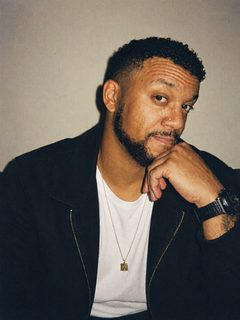
#> input picture app/renderer/assets/presets/tf_90s_film.jpg, 240 x 320 px
$ python -i fx.py   (imports and definitions only)
#> lines starting #> are read from the running program, lines starting #| are printed output that depends on the picture; after the words box and inside, x2 and y2 are one past the last pixel; in counts of white or black regions, pixels touching at a corner belong together
#> further down, picture is the input picture: PIL image 240x320 RGB; mean R, G, B 109, 99.1, 90.1
"""✨ Effects lab (Tools + the patchbay's FX module): three photo effects worked out on the picture's pixels (no model,
no download, a second or two), the kind of looks people buy as Photoshop actions:

- sparkler: paint a path round a person or a thing and it becomes a long-exposure sparkler trail: a white-hot core,
  a warm glow and sparks shooting off it (the scene can be darkened to night first);
- engrave: the picture as a banknote-style line engraving (lines that thicken in the shadows and bend with the tones,
  cross-hatched in the darkest parts), or as halftone dots;
- glass: part of the picture seen through a panel of fluted (reeded) glass: thin vertical ribs that smear and shift
  what's behind them, with faint colour fringes, in a shape you place.
"""
import numpy as np

SPARK_COLOURS = {"gold": ((1.0, 0.78, 0.38), (1.0, 0.55, 0.15)), "white": ((1.0, 0.97, 0.9), (0.85, 0.85, 1.0)),
                 "blue": ((0.75, 0.9, 1.0), (0.25, 0.55, 1.0)), "pink": ((1.0, 0.8, 0.92), (1.0, 0.3, 0.7)),
                 "green": ((0.85, 1.0, 0.8), (0.3, 1.0, 0.45))}
INKS = {"black": (0.07, 0.07, 0.08), "sepia": (0.28, 0.17, 0.08), "blue": (0.08, 0.13, 0.32), "red": (0.45, 0.07, 0.06)}
PAPER = (0.97, 0.96, 0.93)
SHAPES = ("diamond", "circle", "arch", "band", "all")


def _f(im):
    return np.asarray(im.convert("RGB"), dtype=np.float32) / 255.0


def _out(x, alpha=None):
    from PIL import Image
    im = Image.fromarray((np.clip(x, 0, 1) * 255 + 0.5).astype(np.uint8), "RGB")
    if alpha is not None:
        im.putalpha(alpha)
    return im


def _blur(a, sigma):
    import cv2
    if sigma <= 0:
        return a
    return cv2.GaussianBlur(np.ascontiguousarray(a, np.float32), (0, 0), float(sigma), borderType=cv2.BORDER_REFLECT)


# [108 lines left out: functions thin, sparkler, engrave, not called in this run]


def shape_mask(h, w, shape="diamond", cx=0.35, cy=0.5, size=0.55):
    """The glass panel's shape: a soft-edged 0..1 mask. cx, cy: its centre, size: of the shorter side (0..1)."""
    import cv2
    m = np.zeros((h, w), np.float32)
    s = min(h, w) * float(size)
    c = (float(cx) * w, float(cy) * h)
    if shape == "all":
        m[:] = 1
    elif shape == "circle":
        cv2.circle(m, (int(c[0]), int(c[1])), int(s / 2), 1.0, -1, cv2.LINE_AA)
    elif shape == "band":  # a tall band from top to bottom
        m[:, max(0, int(c[0] - s / 4)):min(w, int(c[0] + s / 4))] = 1
    elif shape == "arch":
        x0, x1, y1 = int(c[0] - s / 3), int(c[0] + s / 3), int(c[1] + s / 2)
        cv2.rectangle(m, (x0, int(c[1] - s / 6)), (x1, y1), 1.0, -1)
        cv2.circle(m, (int(c[0]), int(c[1] - s / 6)), int(s / 3), 1.0, -1, cv2.LINE_AA)
    else:  # diamond: a rounded square turned 45°
        r = s / 2
        pts = np.array([(c[0], c[1] - r), (c[0] + r, c[1]), (c[0], c[1] + r), (c[0] - r, c[1])], np.int32)
        cv2.fillConvexPoly(m, pts, 1.0, cv2.LINE_AA)
        m = np.clip(_blur(m, s / 40) * 1.6 - 0.3, 0, 1)  # rounded corners
    return np.clip(_blur(m, max(0.8, min(h, w) / 900)), 0, 1)


def glass(image, shape="diamond", cx=0.35, cy=0.5, size=0.55, rib=1.0, strength=1.0, mask=None):
    """Part of the picture seen through fluted (reeded) glass: in a shape, or (mask: a PIL picture, white = glass) in
    an area you painted or selected (a box, the subject, its inverse…)."""
    import cv2
    alpha = image.getchannel("A") if image.mode in ("RGBA", "LA") else None
    x = _f(image)
    h, w = x.shape[:2]
#> h = 320; w = 240
    side = min(h, w)
#> side = 240
    rw = max(4.0, side / 45 * float(rib))                      # rib width in pixels
#> rw = 5.33
    xx = np.tile(np.arange(w, dtype=np.float32), (h, 1))
    yy = np.tile(np.arange(h, dtype=np.float32)[:, None], (1, w))
    u = (xx % rw) / rw                                          # 0..1 across each rib
    shift = (0.5 - u) * rw * 2.2 * float(strength)              # each rib magnifies and flips its strip
    def warp(dx):
        return cv2.remap(x, xx + shift + dx, yy, cv2.INTER_LINEAR, borderMode=cv2.BORDER_REFLECT)
    fr = rw * 0.08 * float(strength)                            # faint colour fringes
#> fr = 0.427
    g = np.stack([warp(fr)[..., 0], warp(0)[..., 1], warp(-fr)[..., 2]], -1)
#> in warp, `return cv2.remap(x, xx + shift + dx, yy, cv2.INTER_LINEAR, borderMode=..`:
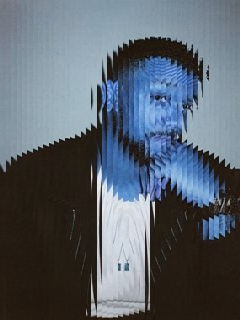
#> returned value: shape (320, 240, 3) float32; mean of channels 0, 1, 2 0.428, 0.389, 0.353; drawn as B, G, R
#> call 3 of warp, with dx = -0.427
#> in warp (call 3), `return cv2.remap(x, xx + shift + dx, yy, cv2.INTER_LINEAR, borderMode=..`:
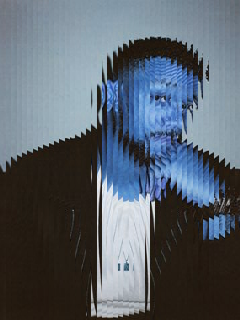
#> returned value: shape (320, 240, 3) float32; mean of channels 0, 1, 2 0.427, 0.388, 0.353; drawn as B, G, R
    k = max(3, int(side / 40) | 1)
#> k = 7
    g = cv2.blur(g, (1, k))                                     # glass smears up and down a little
    g = g * (0.88 + 0.2 * np.sin(np.pi * u))[..., None] + 0.04  # each rib's rounded face catches the light
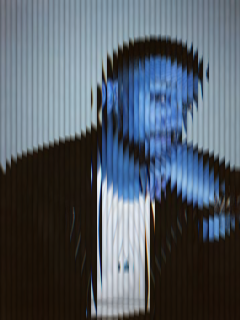
#> g: shape (320, 240, 3) float32; mean of channels 0, 1, 2 0.471, 0.431, 0.396; drawn with min black and max white
    edge = np.exp(-((u - 0.06) / 0.04) ** 2) * 0.12             # a thin bright line along each rib
    g = np.clip(g + edge[..., None], 0, 1)
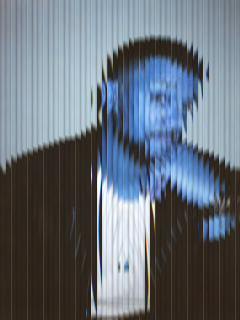
#> g: shape (320, 240, 3) float32; mean of channels 0, 1, 2 0.479, 0.439, 0.404; drawn as B, G, R
    if mask is not None:
        from PIL import Image
        m = np.asarray(mask.convert("L").resize((w, h), Image.BILINEAR), np.float32) / 255.0
        if m.max() < 0.5:
            raise ValueError("Paint (or select) where the glass goes first")
        m = np.clip(_blur(m, max(0.8, side / 900)), 0, 1)
    else:
        m = shape_mask(h, w, shape, cx, cy, size)
#> in shape_mask, `cv2.fillConvexPoly(m, pts, 1.0, cv2.LINE_AA)`:
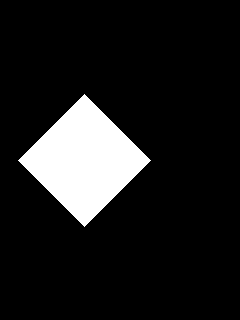
#> m: shape (320, 240) float32; values 0 (black) and 1 (white), 11.5% white; 1 white region, box (x1, y1, x2, y2) and area: (18, 94, 151, 227) 8845
    rim = np.clip(_blur(m, 1.0) - _blur(m, 4.0), 0, 1) * 1.4    # the panel's polished edge
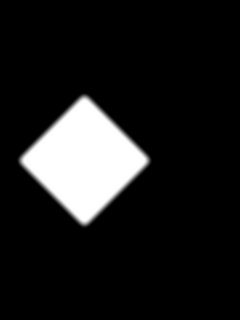
#> m: shape (320, 240) float32; min 0, max 1, mean 0.115
    out = x + (g - x) * m[..., None]
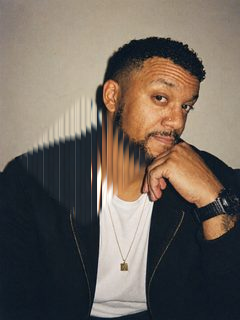
#> out: shape (320, 240, 3) float32; mean R, G, B 0.433, 0.394, 0.359
    out = np.clip(out + rim[..., None] * 0.5, 0, 1)
    return _out(out, alpha)

>>> from PIL import Image
>>> picture = Image.open('../../app/renderer/assets/presets/tf_90s_film.jpg')
>>> result = glass(picture)

$ run again, on app/renderer/assets/presets/tf_bobblehead.jpg
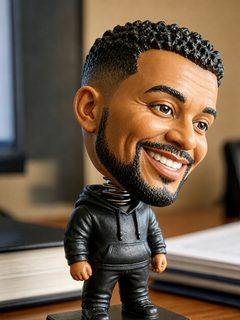
#> input picture app/renderer/assets/presets/tf_bobblehead.jpg, 240 x 320 px
#> picture is the input picture: PIL image 240x320 RGB; mean R, G, B 109.5, 90.1, 71.8
#> in glass, `out = x + (g - x) * m[..., None]`:
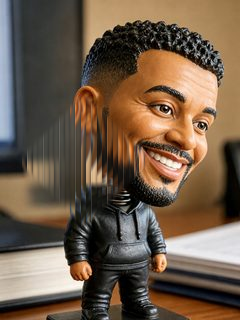
#> out: shape (320, 240, 3) float32; mean R, G, B 0.435, 0.359, 0.287
